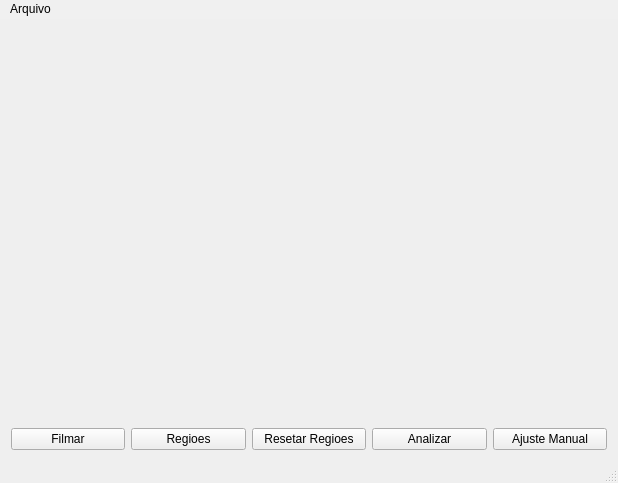
<?xml version="1.0" encoding="UTF-8"?>
<ui version="4.0">
 <class>TestAnalyserClass</class>
 <widget class="QMainWindow" name="TestAnalyserClass">
  <property name="windowModality">
   <enum>Qt::WindowModal</enum>
  </property>
  <property name="geometry">
   <rect>
    <x>0</x>
    <y>0</y>
    <width>618</width>
    <height>483</height>
   </rect>
  </property>
  <property name="windowTitle">
   <string>Analisador de Testes Rapidos</string>
  </property>
  <property name="unifiedTitleAndToolBarOnMac">
   <bool>true</bool>
  </property>
  <widget class="QWidget" name="centralWidget">
   <layout class="QGridLayout" name="gridLayout_2">
    <item row="0" column="0">
     <layout class="QGridLayout" name="gridLayout">
      <item row="0" column="0" colspan="5">
       <widget class="QLabel" name="label">
        <property name="text">
         <string/>
        </property>
       </widget>
      </item>
      <item row="1" column="3">
       <widget class="QPushButton" name="analyseBtn">
        <property name="text">
         <string>Analizar</string>
        </property>
       </widget>
      </item>
      <item row="1" column="1">
       <widget class="QPushButton" name="regionBtn">
        <property name="text">
         <string>Regioes</string>
        </property>
       </widget>
      </item>
      <item row="1" column="2">
       <widget class="QPushButton" name="resetReg">
        <property name="text">
         <string>Resetar Regioes</string>
        </property>
       </widget>
      </item>
      <item row="1" column="0">
       <widget class="QPushButton" name="recBtn">
        <property name="text">
         <string>Filmar</string>
        </property>
       </widget>
      </item>
      <item row="1" column="4">
       <widget class="QPushButton" name="testeBtn">
        <property name="text">
         <string>Ajuste Manual</string>
        </property>
       </widget>
      </item>
     </layout>
    </item>
   </layout>
  </widget>
  <widget class="QMenuBar" name="menuBar">
   <property name="geometry">
    <rect>
     <x>0</x>
     <y>0</y>
     <width>618</width>
     <height>21</height>
    </rect>
   </property>
   <property name="styleSheet">
    <string notr="true">background-color: rgb(240, 240, 240);
selection-color: rgb(0, 0, 0);
selection-background-color: rgb(215, 229, 243);</string>
   </property>
   <widget class="QMenu" name="menuArquivo">
    <property name="title">
     <string>Arquivo</string>
    </property>
    <addaction name="actionCarregar_Foto"/>
   </widget>
   <addaction name="menuArquivo"/>
  </widget>
  <widget class="QStatusBar" name="statusBar"/>
  <action name="actionFile">
   <property name="text">
    <string>File</string>
   </property>
  </action>
  <action name="actionCarregar_Foto">
   <property name="text">
    <string>Carregar Foto</string>
   </property>
  </action>
 </widget>
 <layoutdefault spacing="6" margin="11"/>
 <tabstops>
  <tabstop>recBtn</tabstop>
  <tabstop>regionBtn</tabstop>
 </tabstops>
 <resources>
  <include location="testanalyser.qrc"/>
 </resources>
 <connections>
  <connection>
   <sender>actionCarregar_Foto</sender>
   <signal>triggered()</signal>
   <receiver>TestAnalyserClass</receiver>
   <slot>loadImage()</slot>
   <hints>
    <hint type="sourcelabel">
     <x>-1</x>
     <y>-1</y>
    </hint>
    <hint type="destinationlabel">
     <x>309</x>
     <y>244</y>
    </hint>
   </hints>
  </connection>
  <connection>
   <sender>testeBtn</sender>
   <signal>clicked()</signal>
   <receiver>TestAnalyserClass</receiver>
   <slot>TESTE()</slot>
   <hints>
    <hint type="sourcelabel">
     <x>668</x>
     <y>455</y>
    </hint>
    <hint type="destinationlabel">
     <x>309</x>
     <y>244</y>
    </hint>
   </hints>
  </connection>
  <connection>
   <sender>analyseBtn</sender>
   <signal>clicked()</signal>
   <receiver>TestAnalyserClass</receiver>
   <slot>analyseRegions()</slot>
   <hints>
    <hint type="sourcelabel">
     <x>429</x>
     <y>451</y>
    </hint>
    <hint type="destinationlabel">
     <x>429</x>
     <y>469</y>
    </hint>
   </hints>
  </connection>
  <connection>
   <sender>recBtn</sender>
   <signal>clicked()</signal>
   <receiver>TestAnalyserClass</receiver>
   <slot>startRec()</slot>
   <hints>
    <hint type="sourcelabel">
     <x>63</x>
     <y>449</y>
    </hint>
    <hint type="destinationlabel">
     <x>63</x>
     <y>463</y>
    </hint>
   </hints>
  </connection>
  <connection>
   <sender>resetReg</sender>
   <signal>clicked()</signal>
   <receiver>TestAnalyserClass</receiver>
   <slot>resetRegions()</slot>
   <hints>
    <hint type="sourcelabel">
     <x>309</x>
     <y>453</y>
    </hint>
    <hint type="destinationlabel">
     <x>309</x>
     <y>465</y>
    </hint>
   </hints>
  </connection>
  <connection>
   <sender>regionBtn</sender>
   <signal>clicked()</signal>
   <receiver>TestAnalyserClass</receiver>
   <slot>selectRegions()</slot>
   <hints>
    <hint type="sourcelabel">
     <x>187</x>
     <y>448</y>
    </hint>
    <hint type="destinationlabel">
     <x>187</x>
     <y>463</y>
    </hint>
   </hints>
  </connection>
 </connections>
 <slots>
  <slot>showCamera()</slot>
  <slot>startRec()</slot>
  <slot>selectRegions()</slot>
  <slot>resetRegions()</slot>
  <slot>analyseRegions()</slot>
  <slot>loadImage()</slot>
  <slot>TESTE()</slot>
 </slots>
</ui>
